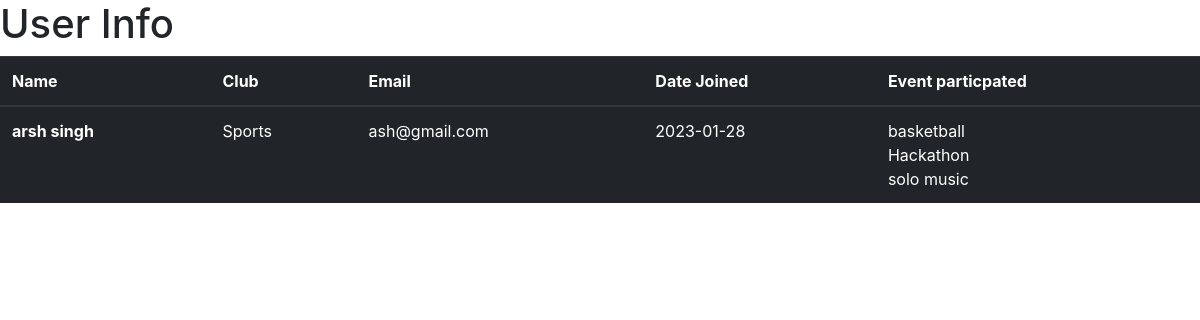
The page /user_info/arsh singh (signed in) on the database as committed earlier.
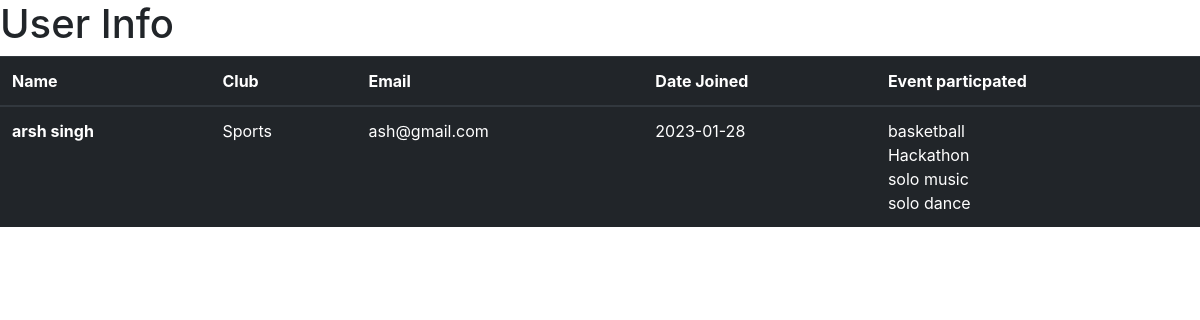
The same page on the database as committed later.
### app.py (models this page shows, shortened)
class Participant(db.Model,UserMixin):
    id=db.Column(db.Integer,primary_key=True)
    email=db.Column(db.String(50),nullable=False)
    participant_name=db.Column(db.String(50),nullable=False)
    date_created=db.Column(db.String(100))
    event_name=db.Column(db.String(100),nullable=False)
    club_name=db.Column(db.String(100),nullable=False)

### app.py (the view)
@login_required
@app.route('/user_info/<string:name>')
def user_info(name):
    event=Participant.query.filter(Participant.participant_name==name).all()
    info=Club.query.filter(Club.user_name==name).first()
    return render_template('user_info.html',info=info,event=event)

### app.py (called while the page is built)
@login_manager.user_loader
def load_user(user_id):
    return Student.query.get(int(user_id))

### templates/user_info.html (shortened to what this page needs)
<!DOCTYPE html>
<html lang="en">
<head>
    <link href="//maxcdn.bootstrapcdn.com/bootstrap/4.1.1/css/bootstrap.min.css" rel="stylesheet" id="bootstrap-css">
</head>
<body>
    <h1>User Info</h1>
    <table class="table table-dark">
        <thead>
          <tr>
            <th scope="col"> Name</th>
            <th scope="col">Club</th>
            <th scope="col">Email</th>
            <th scope="col">Date Joined</th>
            <th scope="col">Event particpated</th>
          </tr>
        </thead>
        <tbody>
          <tr>
            <th scope="row"> {{info.user_name}}</th>
            <td> {{info.club_name}}</td>
            <td> {{info.email}}</td>
            <td>{{info.date_joined}}</td>
            <td> {% for i in event %}
                {{i.event_name}}
               <br>
                {% endfor %}  </td>
          </tr>
      </table>
</body>
</html>

Rows that differ between the two databases and show on the page:
added Participant: event_name "solo dance"
